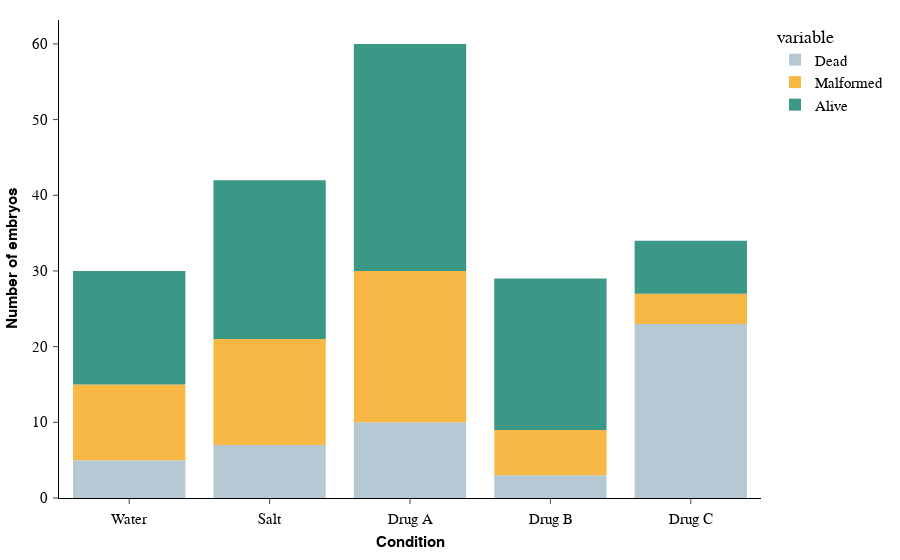

The notebook cell saved with this chart:
### Markdown cell above
# 2. Stacked bar chart with `plotly`

### Code cell
df = pd.DataFrame(data, columns=subcategories)
df["Categories"] = categories

fig = px.bar(
    df,
    x="Categories",
    y=subcategories,
    color_discrete_map={
        "Alive": apc.seaweed.hex_code,
        "Malformed": apc.canary.hex_code,
        "Dead": apc.denim.hex_code,
    },
)
fig.update_layout(
    xaxis_title="Condition",
    yaxis_title="Number of embryos",
)
apc.plotly.set_yticklabel_monospaced(fig)
apc.plotly.add_commas_to_axis_tick_labels(fig)
fig.show()

### Figure 1 — Plotly figure (JSON) as saved in the notebook; plotly's stock layout.template omitted (floating-point values rounded to 4 significant figures)
{"data": [{"hovertemplate": "variable=Dead<br>Categories=%{x}<br>value=%{y}<extra></extra>", "legendgroup": "Dead", "marker": {"color": "#B6C8D4", "pattern": {"shape": ""}}, "name": "Dead", "orientation": "v", "showlegend": true, "textposition": "auto", "type": "bar", "x": ["Water", "Salt", "Drug A", "Drug B", "Drug C"], "xaxis": "x", "y": [5, 7, 10, 3, 23], "yaxis": "y"}, {"hovertemplate": "variable=Malformed<br>Categories=%{x}<br>value=%{y}<extra></extra>", "legendgroup": "Malformed", "marker": {"color": "#F7B846", "pattern": {"shape": ""}}, "name": "Malformed", "orientation": "v", "showlegend": true, "textposition": "auto", "type": "bar", "x": ["Water", "Salt", "Drug A", "Drug B", "Drug C"], "xaxis": "x", "y": [10, 14, 20, 6, 4], "yaxis": "y"}, {"hovertemplate": "variable=Alive<br>Categories=%{x}<br>value=%{y}<extra></extra>", "legendgroup": "Alive", "marker": {"color": "#3B9886", "pattern": {"shape": ""}}, "name": "Alive", "orientation": "v", "showlegend": true, "textposition": "auto", "type": "bar", "x": ["Water", "Salt", "Drug A", "Drug B", "Drug C"], "xaxis": "x", "y": [15, 21, 30, 20, 7], "yaxis": "y"}], "layout": {"barmode": "relative", "legend": {"title": {"text": "variable"}, "tracegroupgap": 0}, "xaxis": {"anchor": "y", "domain": [0, 1], "tickformat": ",", "title": {"text": "Condition"}}, "yaxis": {"anchor": "x", "domain": [0, 1], "tickfont": {"family": "SuisseIntlMono", "size": 14.5}, "tickformat": ",", "title": {"text": "Number of embryos"}}}}
